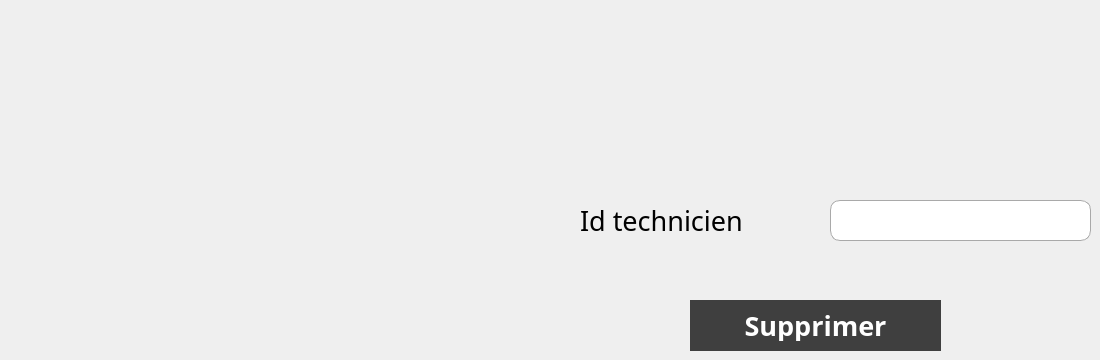
      <widget class="QWidget" name="tab_9">
       <attribute name="title">
        <string>Suppression</string>
       </attribute>
       <widget class="QLabel" name="label_40">
        <property name="geometry">
         <rect>
          <x>40</x>
          <y>70</y>
          <width>81</width>
          <height>16</height>
         </rect>
        </property>
        <property name="text">
         <string/>
        </property>
       </widget>
       <widget class="QPushButton" name="supprimer">
        <property name="geometry">
         <rect>
          <x>690</x>
          <y>300</y>
          <width>251</width>
          <height>51</height>
         </rect>
        </property>
        <property name="font">
         <font>
          <family>Agency FB</family>
          <pointsize>20</pointsize>
          <bold>true</bold>
         </font>
        </property>
        <property name="styleSheet">
         <string notr="true">QPushButton {
    background-color: #3F3F3F;
    color: white;
    border: none;
    padding: 10px;
    
}

QPushButton:hover {
    background-color: #B81F25;
    border-radius: 15px; /* Rayon pour arrondir les coins lors du survol */
}

QPushButton:pressed {
    background-color: #B81F25;
    border-radius: 10px; /* Rayon pour arrondir les coins lors du clic */
}</string>
        </property>
        <property name="text">
         <string>Supprimer</string>
        </property>
       </widget>
       <widget class="QLineEdit" name="idtechsupp">
        <property name="geometry">
         <rect>
          <x>830</x>
          <y>200</y>
          <width>261</width>
          <height>41</height>
         </rect>
        </property>
        <property name="styleSheet">
         <string notr="true">QLineEdit {
    font-family: 'Agency FB';     /* Police Agency FB */
    font-size: 14pt;              /* Taille de la police */
    border: 1px solid #A9A9A9;    /* Bordure grise (#A9A9A9 pour gris clair) */
    padding: 5px;                 /* Espacement interne pour le texte */
    border-radius: 10px;          /* Rayon pour arrondir les coins */
}</string>
        </property>
       </widget>
       <widget class="QLabel" name="label_41">
        <property name="geometry">
         <rect>
          <x>580</x>
          <y>200</y>
          <width>191</width>
          <height>41</height>
         </rect>
        </property>
        <property name="font">
         <font>
          <family>Agency FB</family>
          <pointsize>20</pointsize>
          <bold>false</bold>
         </font>
        </property>
        <property name="text">
         <string>Id technicien</string>
        </property>
       </widget>
      </widget>
